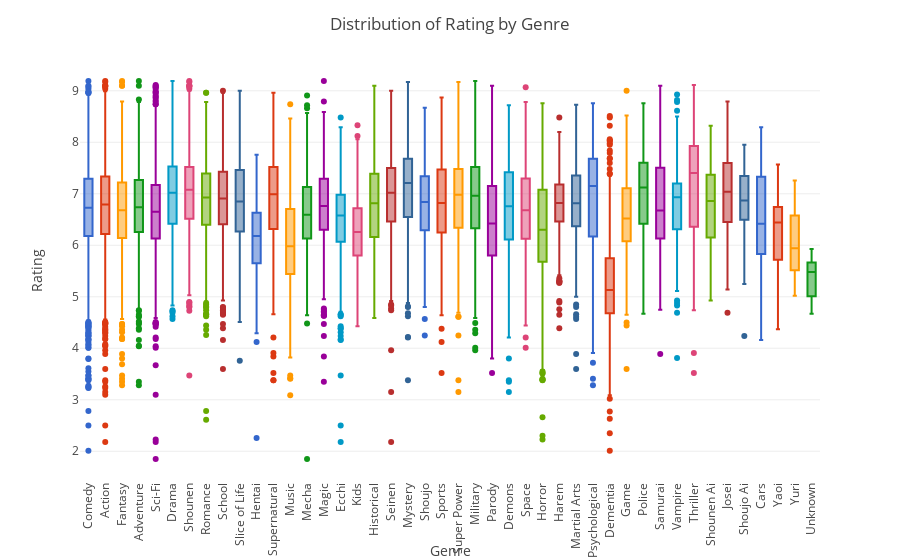

Source (notebook cell):
### Code cell
genre_order = genre_counts['Genre'].tolist()
genre_order

new_df = temp_df.copy(deep=True)
new_df['Genres'] = new_df['Genres'].apply(lambda x: x.split(', '))  # Convert genre strings to lists
exploded_df = new_df.explode('Genres')

fig = px.box(exploded_df, x='Genres', y='Score', color='Genres', color_discrete_sequence=px.colors.qualitative.G10, category_orders={'Genres': genre_order})
fig.update_xaxes(tickangle=270)
fig.update_layout(showlegend=False, title_text='Distribution of Rating by Genre', xaxis_title_text='Genre', yaxis_title_text='Rating')
fig.show()

### Figure 1 — Plotly figure (JSON) as saved in the notebook; plotly's stock layout.template omitted (floating-point values rounded to 4 significant figures; data arrays with more than 128 entries replaced by an {"elided": "..."} marker saying what was removed)
{"data": [{"alignmentgroup": "True", "hovertemplate": "Genres=%{x}<br>Score=%{y}<extra></extra>", "legendgroup": "Comedy", "marker": {"color": "#3366CC"}, "name": "Comedy", "notched": false, "offsetgroup": "Comedy", "orientation": "v", "showlegend": true, "type": "box", "x": {"elided": "4559 str values"}, "x0": " ", "xaxis": "x", "y": {"elided": "4559 float values"}, "y0": " ", "yaxis": "y"}, {"alignmentgroup": "True", "hovertemplate": "Genres=%{x}<br>Score=%{y}<extra></extra>", "legendgroup": "Action", "marker": {"color": "#DC3912"}, "name": "Action", "notched": false, "offsetgroup": "Action", "orientation": "v", "showlegend": true, "type": "box", "x": {"elided": "3312 str values"}, "x0": " ", "xaxis": "x", "y": {"elided": "3312 float values"}, "y0": " ", "yaxis": "y"}, {"alignmentgroup": "True", "hovertemplate": "Genres=%{x}<br>Score=%{y}<extra></extra>", "legendgroup": "Fantasy", "marker": {"color": "#FF9900"}, "name": "Fantasy", "notched": false, "offsetgroup": "Fantasy", "orientation": "v", "showlegend": true, "type": "box", "x": {"elided": "2452 str values"}, "x0": " ", "xaxis": "x", "y": {"elided": "2452 float values"}, "y0": " ", "yaxis": "y"}, {"alignmentgroup": "True", "hovertemplate": "Genres=%{x}<br>Score=%{y}<extra></extra>", "legendgroup": "Adventure", "marker": {"color": "#109618"}, "name": "Adventure", "notched": false, "offsetgroup": "Adventure", "orientation": "v", "showlegend": true, "type": "box", "x": {"elided": "2288 str values"}, "x0": " ", "xaxis": "x", "y": {"elided": "2288 float values"}, "y0": " ", "yaxis": "y"}, {"alignmentgroup": "True", "hovertemplate": "Genres=%{x}<br>Score=%{y}<extra></extra>", "legendgroup": "Sci-Fi", "marker": {"color": "#990099"}, "name": "Sci-Fi", "notched": false, "offsetgroup": "Sci-Fi", "orientation": "v", "showlegend": true, "type": "box", "x": {"elided": "2185 str values"}, "x0": " ", "xaxis": "x", "y": {"elided": "2185 float values"}, "y0": " ", "yaxis": "y"}, {"alignmentgroup": "True", "hovertemplate": "Genres=%{x}<br>Score=%{y}<extra></extra>", "legendgroup": "Drama", "marker": {"color": "#0099C6"}, "name": "Drama", "notched": false, "offsetgroup": "Drama", "orientation": "v", "showlegend": true, "type": "box", "x": {"elided": "2051 str values"}, "x0": " ", "xaxis": "x", "y": {"elided": "2051 float values"}, "y0": " ", "yaxis": "y"}, {"alignmentgroup": "True", "hovertemplate": "Genres=%{x}<br>Score=%{y}<extra></extra>", "legendgroup": "Shounen", "marker": {"color": "#DD4477"}, "name": "Shounen", "notched": false, "offsetgroup": "Shounen", "orientation": "v", "showlegend": true, "type": "box", "x": {"elided": "1796 str values"}, "x0": " ", "xaxis": "x", "y": {"elided": "1796 float values"}, "y0": " ", "yaxis": "y"}, {"alignmentgroup": "True", "hovertemplate": "Genres=%{x}<br>Score=%{y}<extra></extra>", "legendgroup": "Romance", "marker": {"color": "#66AA00"}, "name": "Romance", "notched": false, "offsetgroup": "Romance", "orientation": "v", "showlegend": true, "type": "box", "x": {"elided": "1724 str values"}, "x0": " ", "xaxis": "x", "y": {"elided": "1724 float values"}, "y0": " ", "yaxis": "y"}, {"alignmentgroup": "True", "hovertemplate": "Genres=%{x}<br>Score=%{y}<extra></extra>", "legendgroup": "School", "marker": {"color": "#B82E2E"}, "name": "School", "notched": false, "offsetgroup": "School", "orientation": "v", "showlegend": true, "type": "box", "x": {"elided": "1433 str values"}, "x0": " ", "xaxis": "x", "y": {"elided": "1433 float values"}, "y0": " ", "yaxis": "y"}, {"alignmentgroup": "True", "hovertemplate": "Genres=%{x}<br>Score=%{y}<extra></extra>", "legendgroup": "Slice of Life", "marker": {"color": "#316395"}, "name": "Slice of Life", "notched": false, "offsetgroup": "Slice of Life", "orientation": "v", "showlegend": true, "type": "box", "x": {"elided": "1370 str values"}, "x0": " ", "xaxis": "x", "y": {"elided": "1370 float values"}, "y0": " ", "yaxis": "y"}, {"alignmentgroup": "True", "hovertemplate": "Genres=%{x}<br>Score=%{y}<extra></extra>", "legendgroup": "Hentai", "marker": {"color": "#3366CC"}, "name": "Hentai", "notched": false, "offsetgroup": "Hentai", "orientation": "v", "showlegend": true, "type": "box", "x": {"elided": "1330 str values"}, "x0": " ", "xaxis": "x", "y": {"elided": "1330 float values"}, "y0": " ", "yaxis": "y"}, {"alignmentgroup": "True", "hovertemplate": "Genres=%{x}<br>Score=%{y}<extra></extra>", "legendgroup": "Supernatural", "marker": {"color": "#DC3912"}, "name": "Supernatural", "notched": false, "offsetgroup": "Supernatural", "orientation": "v", "showlegend": true, "type": "box", "x": {"elided": "1300 str values"}, "x0": " ", "xaxis": "x", "y": {"elided": "1300 float values"}, "y0": " ", "yaxis": "y"}, {"alignmentgroup": "True", "hovertemplate": "Genres=%{x}<br>Score=%{y}<extra></extra>", "legendgroup": "Music", "marker": {"color": "#FF9900"}, "name": "Music", "notched": false, "offsetgroup": "Music", "orientation": "v", "showlegend": true, "type": "box", "x": {"elided": "1220 str values"}, "x0": " ", "xaxis": "x", "y": {"elided": "1220 float values"}, "y0": " ", "yaxis": "y"}, {"alignmentgroup": "True", "hovertemplate": "Genres=%{x}<br>Score=%{y}<extra></extra>", "legendgroup": "Mecha", "marker": {"color": "#109618"}, "name": "Mecha", "notched": false, "offsetgroup": "Mecha", "orientation": "v", "showlegend": true, "type": "box", "x": {"elided": "946 str values"}, "x0": " ", "xaxis": "x", "y": {"elided": "946 float values"}, "y0": " ", "yaxis": "y"}, {"alignmentgroup": "True", "hovertemplate": "Genres=%{x}<br>Score=%{y}<extra></extra>", "legendgroup": "Magic", "marker": {"color": "#990099"}, "name": "Magic", "notched": false, "offsetgroup": "Magic", "orientation": "v", "showlegend": true, "type": "box", "x": {"elided": "918 str values"}, "x0": " ", "xaxis": "x", "y": {"elided": "918 float values"}, "y0": " ", "yaxis": "y"}, {"alignmentgroup": "True", "hovertemplate": "Genres=%{x}<br>Score=%{y}<extra></extra>", "legendgroup": "Ecchi", "marker": {"color": "#0099C6"}, "name": "Ecchi", "notched": false, "offsetgroup": "Ecchi", "orientation": "v", "showlegend": true, "type": "box", "x": {"elided": "733 str values"}, "x0": " ", "xaxis": "x", "y": {"elided": "733 float values"}, "y0": " ", "yaxis": "y"}, {"alignmentgroup": "True", "hovertemplate": "Genres=%{x}<br>Score=%{y}<extra></extra>", "legendgroup": "Kids", "marker": {"color": "#DD4477"}, "name": "Kids", "notched": false, "offsetgroup": "Kids", "orientation": "v", "showlegend": true, "type": "box", "x": {"elided": "730 str values"}, "x0": " ", "xaxis": "x", "y": {"elided": "730 float values"}, "y0": " ", "yaxis": "y"}, {"alignmentgroup": "True", "hovertemplate": "Genres=%{x}<br>Score=%{y}<extra></extra>", "legendgroup": "Historical", "marker": {"color": "#66AA00"}, "name": "Historical", "notched": false, "offsetgroup": "Historical", "orientation": "v", "showlegend": true, "type": "box", "x": {"elided": "726 str values"}, "x0": " ", "xaxis": "x", "y": {"elided": "726 float values"}, "y0": " ", "yaxis": "y"}, {"alignmentgroup": "True", "hovertemplate": "Genres=%{x}<br>Score=%{y}<extra></extra>", "legendgroup": "Seinen", "marker": {"color": "#B82E2E"}, "name": "Seinen", "notched": false, "offsetgroup": "Seinen", "orientation": "v", "showlegend": true, "type": "box", "x": {"elided": "725 str values"}, "x0": " ", "xaxis": "x", "y": {"elided": "725 float values"}, "y0": " ", "yaxis": "y"}, {"alignmentgroup": "True", "hovertemplate": "Genres=%{x}<br>Score=%{y}<extra></extra>", "legendgroup": "Mystery", "marker": {"color": "#316395"}, "name": "Mystery", "notched": false, "offsetgroup": "Mystery", "orientation": "v", "showlegend": true, "type": "box", "x": {"elided": "643 str values"}, "x0": " ", "xaxis": "x", "y": {"elided": "643 float values"}, "y0": " ", "yaxis": "y"}, {"alignmentgroup": "True", "hovertemplate": "Genres=%{x}<br>Score=%{y}<extra></extra>", "legendgroup": "Shoujo", "marker": {"color": "#3366CC"}, "name": "Shoujo", "notched": false, "offsetgroup": "Shoujo", "orientation": "v", "showlegend": true, "type": "box", "x": {"elided": "612 str values"}, "x0": " ", "xaxis": "x", "y": {"elided": "612 float values"}, "y0": " ", "yaxis": "y"}, {"alignmentgroup": "True", "hovertemplate": "Genres=%{x}<br>Score=%{y}<extra></extra>", "legendgroup": "Sports", "marker": {"color": "#DC3912"}, "name": "Sports", "notched": false, "offsetgroup": "Sports", "orientation": "v", "showlegend": true, "type": "box", "x": {"elided": "538 str values"}, "x0": " ", "xaxis": "x", "y": {"elided": "538 float values"}, "y0": " ", "yaxis": "y"}, {"alignmentgroup": "True", "hovertemplate": "Genres=%{x}<br>Score=%{y}<extra></extra>", "legendgroup": "Super Power", "marker": {"color": "#FF9900"}, "name": "Super Power", "notched": false, "offsetgroup": "Super Power", "orientation": "v", "showlegend": true, "type": "box", "x": {"elided": "521 str values"}, "x0": " ", "xaxis": "x", "y": {"elided": "521 float values"}, "y0": " ", "yaxis": "y"}, {"alignmentgroup": "True", "hovertemplate": "Genres=%{x}<br>Score=%{y}<extra></extra>", "legendgroup": "Military", "marker": {"color": "#109618"}, "name": "Military", "notched": false, "offsetgroup": "Military", "orientation": "v", "showlegend": true, "type": "box", "x": {"elided": "510 str values"}, "x0": " ", "xaxis": "x", "y": {"elided": "510 float values"}, "y0": " ", "yaxis": "y"}, {"alignmentgroup": "True", "hovertemplate": "Genres=%{x}<br>Score=%{y}<extra></extra>", "legendgroup": "Parody", "marker": {"color": "#990099"}, "name": "Parody", "notched": false, "offsetgroup": "Parody", "orientation": "v", "showlegend": true, "type": "box", "x": {"elided": "450 str values"}, "x0": " ", "xaxis": "x", "y": {"elided": "450 float values"}, "y0": " ", "yaxis": "y"}, {"alignmentgroup": "True", "hovertemplate": "Genres=%{x}<br>Score=%{y}<extra></extra>", "legendgroup": "Demons", "marker": {"color": "#0099C6"}, "name": "Demons", "notched": false, "offsetgroup": "Demons", "orientation": "v", "showlegend": true, "type": "box", "x": {"elided": "424 str values"}, "x0": " ", "xaxis": "x", "y": {"elided": "424 float values"}, "y0": " ", "yaxis": "y"}, {"alignmentgroup": "True", "hovertemplate": "Genres=%{x}<br>Score=%{y}<extra></extra>", "legendgroup": "Space", "marker": {"color": "#DD4477"}, "name": "Space", "notched": false, "offsetgroup": "Space", "orientation": "v", "showlegend": true, "type": "box", "x": {"elided": "412 str values"}, "x0": " ", "xaxis": "x", "y": {"elided": "412 float values"}, "y0": " ", "yaxis": "y"}, {"alignmentgroup": "True", "hovertemplate": "Genres=%{x}<br>Score=%{y}<extra></extra>", "legendgroup": "Horror", "marker": {"color": "#66AA00"}, "name": "Horror", "notched": false, "offsetgroup": "Horror", "orientation": "v", "showlegend": true, "type": "box", "x": {"elided": "391 str values"}, "x0": " ", "xaxis": "x", "y": {"elided": "391 float values"}, "y0": " ", "yaxis": "y"}, {"alignmentgroup": "True", "hovertemplate": "Genres=%{x}<br>Score=%{y}<extra></extra>", "legendgroup": "Harem", "marker": {"color": "#B82E2E"}, "name": "Harem", "notched": false, "offsetgroup": "Harem", "orientation": "v", "showlegend": true, "type": "box", "x": {"elided": "389 str values"}, "x0": " ", "xaxis": "x", "y": {"elided": "389 float values"}, "y0": " ", "yaxis": "y"}, {"alignmentgroup": "True", "hovertemplate": "Genres=%{x}<br>Score=%{y}<extra></extra>", "legendgroup": "Martial Arts", "marker": {"color": "#316395"}, "name": "Martial Arts", "notched": false, "offsetgroup": "Martial Arts", "orientation": "v", "showlegend": true, "type": "box", "x": {"elided": "336 str values"}, "x0": " ", "xaxis": "x", "y": {"elided": "336 float values"}, "y0": " ", "yaxis": "y"}, {"alignmentgroup": "True", "hovertemplate": "Genres=%{x}<br>Score=%{y}<extra></extra>", "legendgroup": "Psychological", "marker": {"color": "#3366CC"}, "name": "Psychological", "notched": false, "offsetgroup": "Psychological", "orientation": "v", "showlegend": true, "type": "box", "x": {"elided": "318 str values"}, "x0": " ", "xaxis": "x", "y": {"elided": "318 float values"}, "y0": " ", "yaxis": "y"}, {"alignmentgroup": "True", "hovertemplate": "Genres=%{x}<br>Score=%{y}<extra></extra>", "legendgroup": "Dementia", "marker": {"color": "#DC3912"}, "name": "Dementia", "notched": false, "offsetgroup": "Dementia", "orientation": "v", "showlegend": true, "type": "box", "x": {"elided": "306 str values"}, "x0": " ", "xaxis": "x", "y": {"elided": "306 float values"}, "y0": " ", "yaxis": "y"}, {"alignmentgroup": "True", "hovertemplate": "Genres=%{x}<br>Score=%{y}<extra></extra>", "legendgroup": "Game", "marker": {"color": "#FF9900"}, "name": "Game", "notched": false, "offsetgroup": "Game", "orientation": "v", "showlegend": true, "type": "box", "x": {"elided": "300 str values"}, "x0": " ", "xaxis": "x", "y": {"elided": "300 float values"}, "y0": " ", "yaxis": "y"}, {"alignmentgroup": "True", "hovertemplate": "Genres=%{x}<br>Score=%{y}<extra></extra>", "legendgroup": "Police", "marker": {"color": "#109618"}, "name": "Police", "notched": false, "offsetgroup": "Police", "orientation": "v", "showlegend": true, "type": "box", "x": {"elided": "211 str values"}, "x0": " ", "xaxis": "x", "y": {"elided": "211 float values"}, "y0": " ", "yaxis": "y"}, {"alignmentgroup": "True", "hovertemplate": "Genres=%{x}<br>Score=%{y}<extra></extra>", "legendgroup": "Samurai", "marker": {"color": "#990099"}, "name": "Samurai", "notched": false, "offsetgroup": "Samurai", "orientation": "v", "showlegend": true, "type": "box", "x": {"elided": "164 str values"}, "x0": " ", "xaxis": "x", "y": {"elided": "164 float values"}, "y0": " ", "yaxis": "y"}, {"alignmentgroup": "True", "hovertemplate": "Genres=%{x}<br>Score=%{y}<extra></extra>", "legendgroup": "Vampire", "marker": {"color": "#0099C6"}, "name": "Vampire", "notched": false, "offsetgroup": "Vampire", "orientation": "v", "showlegend": true, "type": "box", "x": {"elided": "130 str values"}, "x0": " ", "xaxis": "x", "y": {"elided": "130 float values"}, "y0": " ", "yaxis": "y"}, {"alignmentgroup": "True", "hovertemplate": "Genres=%{x}<br>Score=%{y}<extra></extra>", "legendgroup": "Thriller", "marker": {"color": "#DD4477"}, "name": "Thriller", "notched": false, "offsetgroup": "Thriller", "orientation": "v", "showlegend": true, "type": "box", "x": ["Thriller", "Thriller", "Thriller", "Thriller", "Thriller", "Thriller", "Thriller", "Thriller", "Thriller", "Thriller", "Thriller", "Thriller", "Thriller", "Thriller", "Thriller", "Thriller", "Thriller", "Thriller", "Thriller", "Thriller", "Thriller", "Thriller", "Thriller", "Thriller", "Thriller", "Thriller", "Thriller", "Thriller", "Thriller", "Thriller", "Thriller", "Thriller", "Thriller", "Thriller", "Thriller", "Thriller", "Thriller", "Thriller", "Thriller", "Thriller", "Thriller", "Thriller", "Thriller", "Thriller", "Thriller", "Thriller", "Thriller", "Thriller", "Thriller", "Thriller", "Thriller", "Thriller", "Thriller", "Thriller", "Thriller", "Thriller", "Thriller", "Thriller", "Thriller", "Thriller", "Thriller", "Thriller", "Thriller", "Thriller", "Thriller", "Thriller", "Thriller", "Thriller", "Thriller", "Thriller", "Thriller", "Thriller", "Thriller", "Thriller", "Thriller", "Thriller", "Thriller", "Thriller", "Thriller", "Thriller", "Thriller", "Thriller", "Thriller", "Thriller", "Thriller", "Thriller", "Thriller", "Thriller", "Thriller", "Thriller", "Thriller", "Thriller", "Thriller", "Thriller", "Thriller", "Thriller", "Thriller", "Thriller", "Thriller", "Thriller", "Thriller", "Thriller", "Thriller", "Thriller", "Thriller", "Thriller", "Thriller", "Thriller", "Thriller", "Thriller", "Thriller", "Thriller", "Thriller", "Thriller"], "x0": " ", "xaxis": "x", "y": [8.76, 8.17, 7.68, 7.55, 5.65, 7.94, 6.07, 7.95, 6.28, 4.74, 7.74, 8.63, 8.23, 8.06, 7.39, 7.56, 7.64, 6.36, 7.71, 8.28, 4.85, 7.49, 7.44, 7.84, 8.07, 7.54, 7.9, 8.56, 7.36, 7.64, 7.19, 5.33, 7.58, 7.53, 8.44, 7.09, 7.83, 8.01, 8.52, 7.6, 7, 7.6, 7.63, 6.65, 7.74, 6.3, 7.79, 6.19, 9.11, 8.38, 7.81, 7.25, 8.25, 7.54, 8.34, 7.55, 4.96, 7.32, 3.91, 8.23, 8.39, 8.44, 6.8, 6.3, 7.93, 3.52, 7.24, 5.57, 6.75, 8.12, 5.76, 7.47, 6.31, 8.2, 6.52, 7.43, 8.51, 6.42, 8.29, 7.11, 8.26, 6.45, 7.34, 7, 6.32, 5.82, 6.87, 6.17, 6.98, 6.33, 6.19, 7.42, 5.97, 4.83, 4.87, 6.3, 6.81, 5.38, 4.98, 8.65, 6.72, 4.95, 6.77, 7.61, 8.5, 7.49, 7.34, 7.03, 7.33, 6.7, 8.64, 7.35, 7.07, 4.81], "y0": " ", "yaxis": "y"}, {"alignmentgroup": "True", "hovertemplate": "Genres=%{x}<br>Score=%{y}<extra></extra>", "legendgroup": "Shounen Ai", "marker": {"color": "#66AA00"}, "name": "Shounen Ai", "notched": false, "offsetgroup": "Shounen Ai", "orientation": "v", "showlegend": true, "type": "box", "x": ["Shounen Ai", "Shounen Ai", "Shounen Ai", "Shounen Ai", "Shounen Ai", "Shounen Ai", "Shounen Ai", "Shounen Ai", "Shounen Ai", "Shounen Ai", "Shounen Ai", "Shounen Ai", "Shounen Ai", "Shounen Ai", "Shounen Ai", "Shounen Ai", "Shounen Ai", "Shounen Ai", "Shounen Ai", "Shounen Ai", "Shounen Ai", "Shounen Ai", "Shounen Ai", "Shounen Ai", "Shounen Ai", "Shounen Ai", "Shounen Ai", "Shounen Ai", "Shounen Ai", "Shounen Ai", "Shounen Ai", "Shounen Ai", "Shounen Ai", "Shounen Ai", "Shounen Ai", "Shounen Ai", "Shounen Ai", "Shounen Ai", "Shounen Ai", "Shounen Ai", "Shounen Ai", "Shounen Ai", "Shounen Ai", "Shounen Ai", "Shounen Ai", "Shounen Ai", "Shounen Ai", "Shounen Ai", "Shounen Ai", "Shounen Ai", "Shounen Ai", "Shounen Ai", "Shounen Ai", "Shounen Ai", "Shounen Ai", "Shounen Ai", "Shounen Ai", "Shounen Ai", "Shounen Ai", "Shounen Ai", "Shounen Ai", "Shounen Ai", "Shounen Ai", "Shounen Ai", "Shounen Ai", "Shounen Ai", "Shounen Ai", "Shounen Ai", "Shounen Ai", "Shounen Ai", "Shounen Ai", "Shounen Ai", "Shounen Ai", "Shounen Ai", "Shounen Ai", "Shounen Ai", "Shounen Ai", "Shounen Ai", "Shounen Ai", "Shounen Ai", "Shounen Ai", "Shounen Ai", "Shounen Ai", "Shounen Ai", "Shounen Ai", "Shounen Ai", "Shounen Ai", "Shounen Ai", "Shounen Ai", "Shounen Ai", "Shounen Ai"], "x0": " ", "xaxis": "x", "y": [6.86, 7.02, 6.54, 6.44, 6.96, 7.07, 4.93, 5.15, 4.96, 6.55, 6.57, 6.91, 6.62, 5.51, 6.37, 6.1, 6.71, 6.88, 5.48, 6.02, 6.11, 5.91, 5.13, 5.55, 5.14, 6.08, 7.29, 6.26, 6.56, 7.65, 6.99, 7.06, 6.71, 7.85, 5.84, 7.48, 7.26, 7.96, 6.28, 7.79, 7.97, 7.69, 6.86, 6.87, 6.51, 7.07, 7.8, 7.42, 6.85, 6.09, 7.95, 7.87, 7.32, 7.48, 6.97, 6.06, 7.76, 8.32, 6.39, 7.08, 7.04, 6.33, 7.42, 6.62, 7.3, 5.64, 7.14, 7.41, 6.74, 7.49, 5.32, 6.3, 4.97, 6.44, 7.38, 6.8, 7.27, 7.61, 5.97, 7.4, 8.32, 6.15, 7.39, 8.19, 7.16, 7.34, 5.5, 7.01, 5.19, 6.25, 6.15], "y0": " ", "yaxis": "y"}, {"alignmentgroup": "True", "hovertemplate": "Genres=%{x}<br>Score=%{y}<extra></extra>", "legendgroup": "Josei", "marker": {"color": "#B82E2E"}, "name": "Josei", "notched": false, "offsetgroup": "Josei", "orientation": "v", "showlegend": true, "type": "box", "x": ["Josei", "Josei", "Josei", "Josei", "Josei", "Josei", "Josei", "Josei", "Josei", "Josei", "Josei", "Josei", "Josei", "Josei", "Josei", "Josei", "Josei", "Josei", "Josei", "Josei", "Josei", "Josei", "Josei", "Josei", "Josei", "Josei", "Josei", "Josei", "Josei", "Josei", "Josei", "Josei", "Josei", "Josei", "Josei", "Josei", "Josei", "Josei", "Josei", "Josei", "Josei", "Josei", "Josei", "Josei", "Josei", "Josei", "Josei", "Josei", "Josei", "Josei", "Josei", "Josei", "Josei", "Josei", "Josei", "Josei", "Josei", "Josei", "Josei", "Josei", "Josei", "Josei", "Josei", "Josei", "Josei", "Josei", "Josei", "Josei", "Josei", "Josei", "Josei", "Josei", "Josei", "Josei", "Josei", "Josei", "Josei", "Josei", "Josei", "Josei", "Josei", "Josei", "Josei", "Josei", "Josei", "Josei", "Josei", "Josei", "Josei", "Josei", "Josei"], "x0": " ", "xaxis": "x", "y": [8.06, 7.41, 7.42, 6.86, 7.42, 7.83, 7.27, 7.7, 8.26, 6.48, 8.32, 6.39, 6.56, 6.62, 7.16, 7.39, 8.17, 7.24, 8.27, 7.36, 7.47, 7.41, 7.83, 8.13, 7.59, 7.62, 7.13, 6.58, 8.43, 7.41, 7.65, 5.64, 8.23, 7.98, 8.36, 7.94, 7.48, 7.67, 7.77, 7.48, 7.29, 6.44, 8.43, 6.07, 5.6, 7.04, 7.14, 6.48, 7.06, 5.44, 7.04, 7.18, 6.78, 6, 5.81, 5.93, 6.9, 6.25, 5.67, 7, 5.77, 7.6, 8.6, 6.93, 6.56, 6.65, 6.61, 6.1, 8.79, 7.22, 6.61, 6.93, 6.74, 6.13, 6.49, 7.19, 6.83, 5.93, 8.52, 5.14, 6.74, 5.66, 6.58, 5.45, 6.64, 5.7, 5.79, 4.69, 5.97, 5.28, 6.66], "y0": " ", "yaxis": "y"}, {"alignmentgroup": "True", "hovertemplate": "Genres=%{x}<br>Score=%{y}<extra></extra>", "legendgroup": "Shoujo Ai", "marker": {"color": "#316395"}, "name": "Shoujo Ai", "notched": false, "offsetgroup": "Shoujo Ai", "orientation": "v", "showlegend": true, "type": "box", "x": ["Shoujo Ai", "Shoujo Ai", "Shoujo Ai", "Shoujo Ai", "Shoujo Ai", "Shoujo Ai", "Shoujo Ai", "Shoujo Ai", "Shoujo Ai", "Shoujo Ai", "Shoujo Ai", "Shoujo Ai", "Shoujo Ai", "Shoujo Ai", "Shoujo Ai", "Shoujo Ai", "Shoujo Ai", "Shoujo Ai", "Shoujo Ai", "Shoujo Ai", "Shoujo Ai", "Shoujo Ai", "Shoujo Ai", "Shoujo Ai", "Shoujo Ai", "Shoujo Ai", "Shoujo Ai", "Shoujo Ai", "Shoujo Ai", "Shoujo Ai", "Shoujo Ai", "Shoujo Ai", "Shoujo Ai", "Shoujo Ai", "Shoujo Ai", "Shoujo Ai", "Shoujo Ai", "Shoujo Ai", "Shoujo Ai", "Shoujo Ai", "Shoujo Ai", "Shoujo Ai", "Shoujo Ai", "Shoujo Ai", "Shoujo Ai", "Shoujo Ai", "Shoujo Ai", "Shoujo Ai", "Shoujo Ai", "Shoujo Ai", "Shoujo Ai", "Shoujo Ai", "Shoujo Ai", "Shoujo Ai", "Shoujo Ai", "Shoujo Ai", "Shoujo Ai", "Shoujo Ai", "Shoujo Ai", "Shoujo Ai", "Shoujo Ai", "Shoujo Ai", "Shoujo Ai", "Shoujo Ai", "Shoujo Ai", "Shoujo Ai", "Shoujo Ai", "Shoujo Ai", "Shoujo Ai", "Shoujo Ai", "Shoujo Ai", "Shoujo Ai", "Shoujo Ai", "Shoujo Ai", "Shoujo Ai", "Shoujo Ai", "Shoujo Ai"], "x0": " ", "xaxis": "x", "y": [7.46, 6.87, 7.12, 7.34, 7.6, 7.68, 6.58, 6.3, 6.67, 7.79, 7.31, 7.46, 5.75, 6.83, 7.85, 5.37, 5.25, 6.73, 7.32, 6.85, 7.37, 7.34, 7.82, 6.87, 7.05, 6.85, 6.89, 7.16, 7.09, 6.45, 6.81, 6.12, 5.26, 5.85, 6.99, 6.5, 6.57, 7.6, 6.2, 7.85, 6.5, 6.64, 6.03, 7.02, 6.57, 6.32, 7.88, 6.53, 6.48, 7.08, 6.71, 6.25, 7.95, 6.12, 4.24, 7.79, 6.16, 6.69, 6.51, 5.37, 7.24, 7.56, 7.73, 5.58, 7.1, 6.97, 7.69, 7.93, 7.45, 7.36, 7.3, 6.53, 6.93, 7.21, 6.75, 5.5, 6.53], "y0": " ", "yaxis": "y"}, {"alignmentgroup": "True", "hovertemplate": "Genres=%{x}<br>Score=%{y}<extra></extra>", "legendgroup": "Cars", "marker": {"color": "#3366CC"}, "name": "Cars", "notched": false, "offsetgroup": "Cars", "orientation": "v", "showlegend": true, "type": "box", "x": ["Cars", "Cars", "Cars", "Cars", "Cars", "Cars", "Cars", "Cars", "Cars", "Cars", "Cars", "Cars", "Cars", "Cars", "Cars", "Cars", "Cars", "Cars", "Cars", "Cars", "Cars", "Cars", "Cars", "Cars", "Cars", "Cars", "Cars", "Cars", "Cars", "Cars", "Cars", "Cars", "Cars", "Cars", "Cars", "Cars", "Cars", "Cars", "Cars", "Cars", "Cars", "Cars", "Cars", "Cars", "Cars", "Cars", "Cars", "Cars", "Cars", "Cars", "Cars", "Cars", "Cars", "Cars", "Cars", "Cars", "Cars", "Cars", "Cars", "Cars", "Cars", "Cars", "Cars", "Cars", "Cars", "Cars"], "x0": " ", "xaxis": "x", "y": [8.15, 8.29, 8.12, 7.89, 6.73, 6.64, 7.83, 7.57, 7.33, 7.08, 6.67, 6.48, 7.46, 6.78, 6.96, 6.58, 6.42, 6.76, 6.07, 6.31, 6.47, 6.01, 7.65, 5.74, 7.42, 6.67, 6.75, 8.29, 4.16, 6.3, 6.3, 5.8, 6.33, 6.42, 6.16, 6.18, 6.08, 6.7, 6.2, 7.5, 5.65, 6.42, 8.08, 6.36, 6.43, 5, 7.78, 6.11, 8.24, 7.79, 5.44, 7.83, 6.4, 5.19, 4.94, 5.2, 4.91, 5.62, 5.56, 5.24, 5.97, 5.18, 5.83, 5.19, 5.44, 7.33], "y0": " ", "yaxis": "y"}, {"alignmentgroup": "True", "hovertemplate": "Genres=%{x}<br>Score=%{y}<extra></extra>", "legendgroup": "Yaoi", "marker": {"color": "#DC3912"}, "name": "Yaoi", "notched": false, "offsetgroup": "Yaoi", "orientation": "v", "showlegend": true, "type": "box", "x": ["Yaoi", "Yaoi", "Yaoi", "Yaoi", "Yaoi", "Yaoi", "Yaoi", "Yaoi", "Yaoi", "Yaoi", "Yaoi", "Yaoi", "Yaoi", "Yaoi", "Yaoi", "Yaoi", "Yaoi", "Yaoi", "Yaoi", "Yaoi", "Yaoi", "Yaoi", "Yaoi", "Yaoi", "Yaoi", "Yaoi", "Yaoi", "Yaoi", "Yaoi", "Yaoi", "Yaoi", "Yaoi", "Yaoi", "Yaoi", "Yaoi", "Yaoi", "Yaoi", "Yaoi", "Yaoi"], "x0": " ", "xaxis": "x", "y": [7.14, 5.27, 6.29, 6.73, 5.89, 6.75, 6.03, 6.76, 5.69, 5.44, 6.44, 6.45, 4.37, 6.26, 5.56, 7.53, 6.59, 7.01, 6.7, 4.46, 4.49, 6.65, 7.05, 6.65, 6.64, 4.49, 5.55, 6.19, 7.11, 5.97, 6.52, 7.02, 6.75, 5.8, 6.12, 5.86, 6.66, 7.57, 5.23], "y0": " ", "yaxis": "y"}, {"alignmentgroup": "True", "hovertemplate": "Genres=%{x}<br>Score=%{y}<extra></extra>", "legendgroup": "Yuri", "marker": {"color": "#FF9900"}, "name": "Yuri", "notched": false, "offsetgroup": "Yuri", "orientation": "v", "showlegend": true, "type": "box", "x": ["Yuri", "Yuri", "Yuri", "Yuri", "Yuri", "Yuri", "Yuri", "Yuri", "Yuri", "Yuri", "Yuri", "Yuri", "Yuri", "Yuri", "Yuri", "Yuri", "Yuri", "Yuri", "Yuri", "Yuri", "Yuri", "Yuri", "Yuri", "Yuri", "Yuri", "Yuri", "Yuri", "Yuri", "Yuri", "Yuri", "Yuri", "Yuri"], "x0": " ", "xaxis": "x", "y": [6.19, 6.33, 5.98, 6.07, 6.87, 5.87, 5.87, 5.49, 5.52, 5.25, 5.52, 6.28, 5.4, 6.72, 6.71, 5.51, 5.07, 5.13, 5.02, 5.65, 6.68, 5.8, 6.06, 6.08, 5.9, 7.26, 5.58, 6.48, 5.16, 7.11, 7.2, 6.71], "y0": " ", "yaxis": "y"}, {"alignmentgroup": "True", "hovertemplate": "Genres=%{x}<br>Score=%{y}<extra></extra>", "legendgroup": "Unknown", "marker": {"color": "#109618"}, "name": "Unknown", "notched": false, "offsetgroup": "Unknown", "orientation": "v", "showlegend": true, "type": "box", "x": ["Unknown", "Unknown", "Unknown", "Unknown", "Unknown", "Unknown", "Unknown", "Unknown", "Unknown", "Unknown", "Unknown", "Unknown", "Unknown", "Unknown", "Unknown"], "x0": " ", "xaxis": "x", "y": [5.12, 5.93, 5.49, 5.62, 4.8, 5.81, 4.95, 5.01, 4.67, 5.02, 5.31, 5.72, 5.48, 5.68, 5.48], "y0": " ", "yaxis": "y"}], "layout": {"boxmode": "overlay", "legend": {"title": {"text": "Genres"}, "tracegroupgap": 0}, "margin": {"t": 60}, "showlegend": false, "title": {"text": "Distribution of Rating by Genre"}, "xaxis": {"anchor": "y", "categoryarray": ["Comedy", "Action", "Fantasy", "Adventure", "Sci-Fi", "Drama", "Shounen", "Romance", "School", "Slice of Life", "Hentai", "Supernatural", "Music", "Mecha", "Magic", "Ecchi", "Kids", "Historical", "Seinen", "Mystery", "Shoujo", "Sports", "Super Power", "Military", "Parody", "Demons", "Space", "Horror", "Harem", "Martial Arts", "Psychological", "Dementia", "Game", "Police", "Samurai", "Vampire", "Thriller", "Shounen Ai", "Josei", "Shoujo Ai", "Cars", "Yaoi", "Yuri", "Unknown"], "categoryorder": "array", "domain": [0, 1], "tickangle": -90, "title": {"text": "Genre"}}, "yaxis": {"anchor": "x", "domain": [0, 1], "title": {"text": "Rating"}}}}
